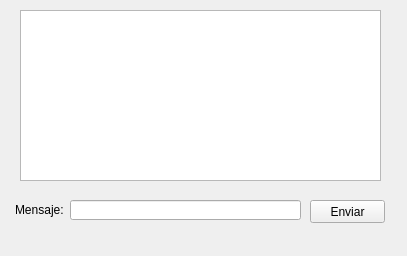
<?xml version="1.0" encoding="UTF-8"?>
<ui version="4.0">
 <class>MainWindow</class>
 <widget class="QMainWindow" name="MainWindow">
  <property name="geometry">
   <rect>
    <x>0</x>
    <y>0</y>
    <width>407</width>
    <height>256</height>
   </rect>
  </property>
  <property name="windowTitle">
   <string>Cliente</string>
  </property>
  <widget class="QWidget" name="centralwidget">
   <widget class="QPushButton" name="btEnviar">
    <property name="geometry">
     <rect>
      <x>310</x>
      <y>200</y>
      <width>75</width>
      <height>23</height>
     </rect>
    </property>
    <property name="text">
     <string>Enviar</string>
    </property>
   </widget>
   <widget class="QLineEdit" name="tbMensaje">
    <property name="geometry">
     <rect>
      <x>70</x>
      <y>200</y>
      <width>231</width>
      <height>20</height>
     </rect>
    </property>
   </widget>
   <widget class="QLabel" name="txtMensaje">
    <property name="geometry">
     <rect>
      <x>15</x>
      <y>200</y>
      <width>51</width>
      <height>20</height>
     </rect>
    </property>
    <property name="text">
     <string>Mensaje:</string>
    </property>
   </widget>
   <widget class="QTextEdit" name="textEdit">
    <property name="geometry">
     <rect>
      <x>20</x>
      <y>10</y>
      <width>361</width>
      <height>171</height>
     </rect>
    </property>
   </widget>
  </widget>
 </widget>
 <resources/>
 <connections/>
</ui>
